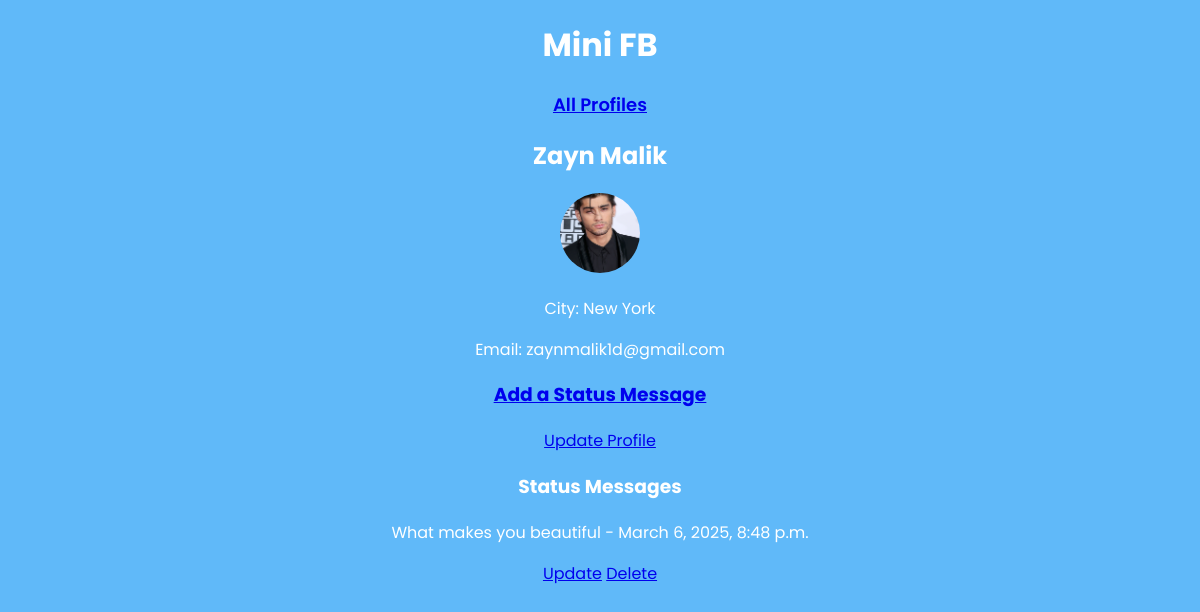
Before: /mini_fb/profile/2/ with the older database file.
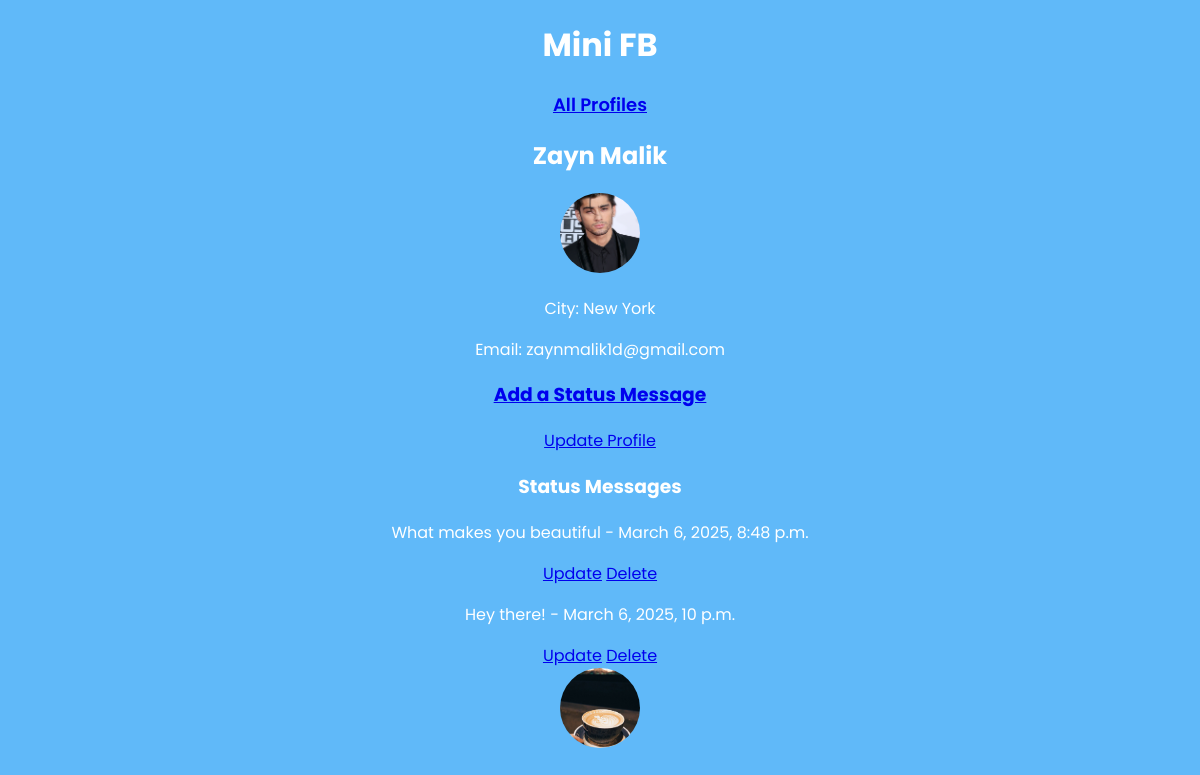
After: the same page with the newer database file.
### mini_fb/models.py (models this page shows, shortened)
class Profile(models.Model):
    first_name = models.CharField(max_length=50, blank=False)
    last_name = models.CharField(max_length=50, blank=False)
    city = models.CharField(max_length=100, blank=True)
    email = models.EmailField(unique=True)
    image_file = models.ImageField(upload_to='profile_images/', blank=True, null=True)

class StatusMessage(models.Model):
    profile = models.ForeignKey(Profile, on_delete=models.CASCADE)
    text = models.CharField(max_length=300)
    created_at = models.DateTimeField(auto_now_add=True)

class StatusImage(models.Model):
    status_message = models.ForeignKey(StatusMessage, on_delete=models.CASCADE)
    image = models.ForeignKey(Image, on_delete=models.CASCADE)

class Image(models.Model):
    profile = models.ForeignKey(Profile, on_delete=models.CASCADE)
    image_file = models.ImageField(upload_to='images/')
    uploaded_at = models.DateTimeField(auto_now_add=True)

### mini_fb/views.py (the view, shortened to what this page needs)
# urls.py: path("profile/<int:pk>/", ShowProfilePageView.as_view(), name="show_profile"), #route to display individual profile pages
class ShowProfilePageView(DetailView):
    model = Profile
    template_name = "mini_fb/show_profile.html"
    context_object_name = "profile"
    def get_context_data(self, **kwargs):
        context = super().get_context_data(**kwargs)
        context["status_messages"] = self.object.statusmessage_set.all()  # Corrected to use related_name
        context["form"] = CreateStatusMessageForm()  # Pass the form to the template
        return context

### mini_fb/templates/mini_fb/show_profile.html
{% extends 'mini_fb/base.html' %}
{% block content %}
    <h2>{{ profile.first_name }} {{ profile.last_name }}</h2>
    <img src="{{ profile.image_file.url }}" alt="{{ profile.first_name }}'s Profile Picture" width="150" height="150">
    <p>City: {{ profile.city }}</p>
    <p>Email: {{ profile.email }}</p>
    <h3><a href="{% url 'add_status' profile.pk %}">Add a Status Message</a></h3>
    <a href="{% url 'update_profile' pk=profile.pk %}">Update Profile</a>
    <h3>Status Messages</h3>
    {% for st_msg in profile.statusmessage_set.all %}
        <div class="status-message">
            <p>{{ st_msg.text }} - {{ st_msg.created_at }}</p>
            <a href="{% url 'update_status' pk=st_msg.pk %}">Update</a>
            <a href="{% url 'delete_status' pk=st_msg.pk %}">Delete</a>
        </div>
        <div>
            {% for status_image in st_msg.statusimage_set.all %}
                <img src="{{ status_image.image.image_file.url }}" alt="Status Image" width="200">
            {% endfor %}
        </div>
    {% empty %}
        <p>No status messages yet.</p>
    {% endfor %}
{% endblock %}

### mini_fb/templates/mini_fb/base.html (shortened to what this page needs)
{% load static %}
<!DOCTYPE html>
<html lang="en">
<head>
    <link rel="stylesheet" href="{% static 'css/styles-minifb.css' %}">
</head>
<body>
    <h1>Mini FB</h1>
    <nav>
        <a href="{% url 'show_all_profiles' %}">All Profiles</a>
    </nav>
    {% block content %}{% endblock %}
</body>
</html>

### static/css/styles-minifb.css (style rules this page uses)
body { font-family: 'Poppins', sans-serif; background-color: #60b9f9; color: white; text-align: center; }
h1, h2 { font-weight: 700; }
img { border-radius: 50%; width: 80px; height: 80px; object-fit: cover; }
nav { font-weight: 600; font-size: 18px; }

Changed rows visible on the page:
added StatusMessage: text "Hey there!", created_at "March 6, 2025, 10 p.m."
added StatusImage: image.image_file (picture)
